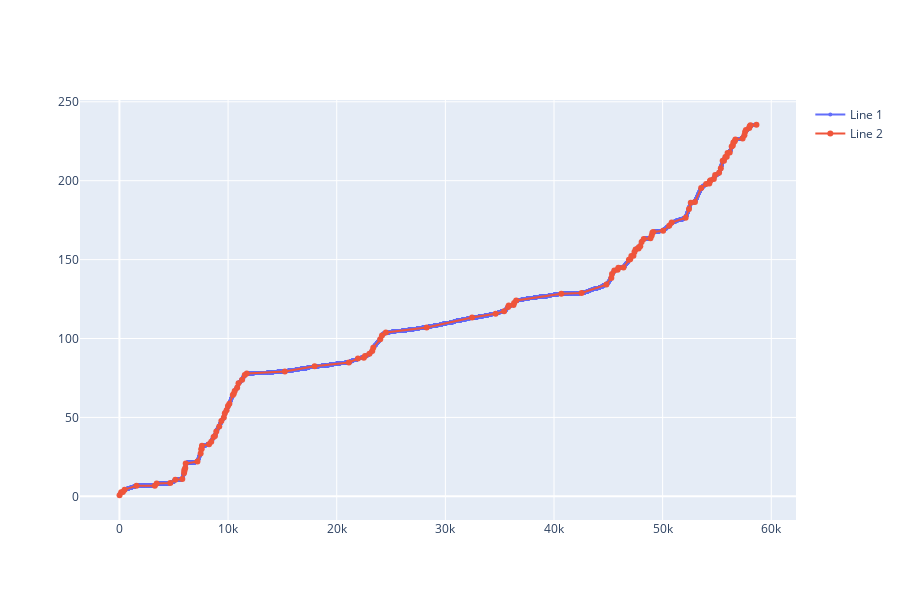

Notebook code for this chart:
### Code cell
#fig = px.scatter(x=pk_array, y=elevation_array)
fig = go.Figure()
fig.add_trace(go.Scatter(x=pk_array, y=elevation_array, mode='lines+markers', name='Line 1'))
fig.update_traces(marker=dict(size=4))
fig.add_trace(go.Scatter(x=rdp_points_kept_array[:,0], y=rdp_points_kept_array[:,1], mode='lines+markers', name='Line 2'))
#fig.add_scatter(x=rdp_points_kept_array[:,0], y=rdp_points_kept_array[:,1])
fig.update_layout(height=600)
fig.show()
